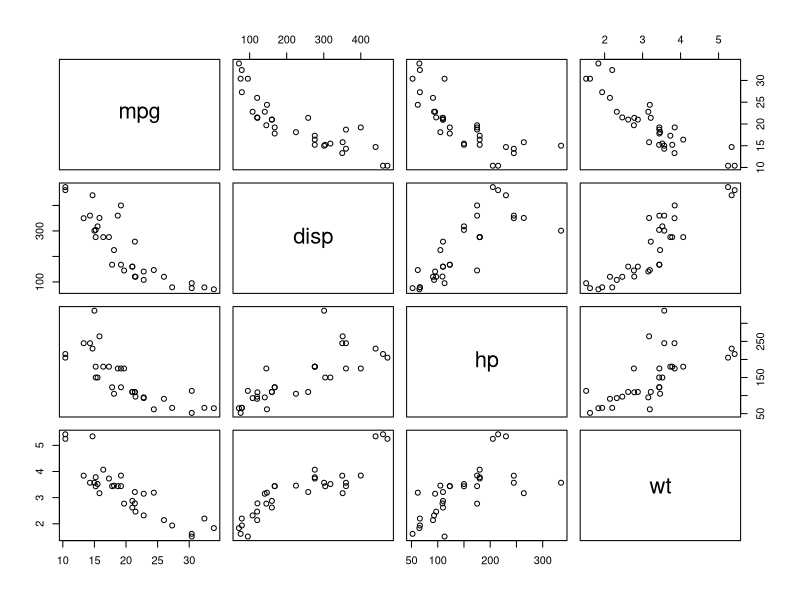
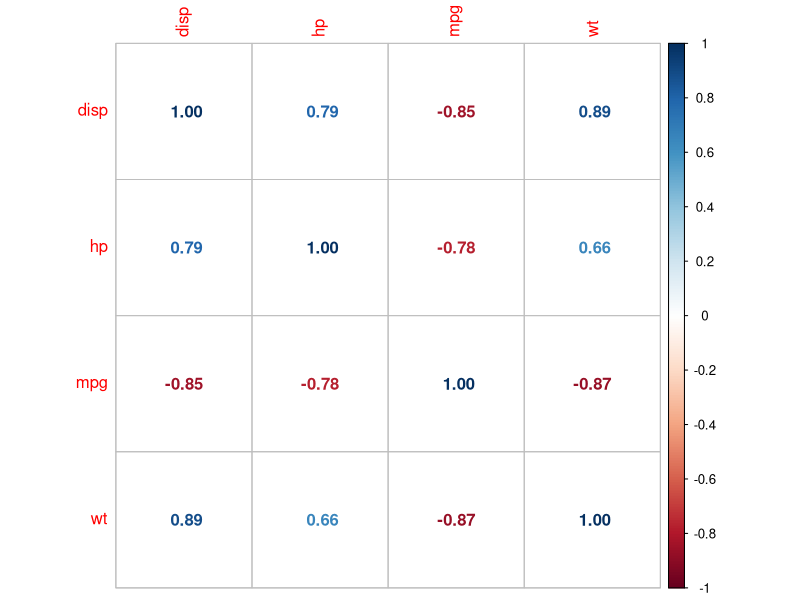
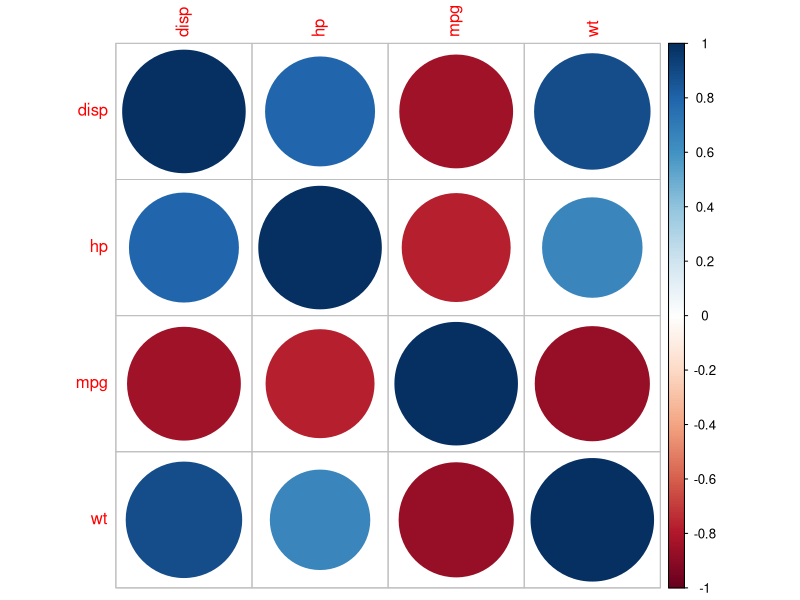

Write R code to recreate these figures, in order.
## CORRELAÇÃO COM R ##
# Primeiro, vamos carregar as bibliotecas
library(corrplot)
library(dplyr)
library(ggplot2)

# Base de dados mtcars
data(mtcars)

# Selecionar um subconjunto de variáveis para evitar o erro
selected_vars <- mtcars[, c("mpg", "disp", "hp", "wt")]

# Tabela de correlação com as variáveis selecionadas
correlation_matrix <- cor(selected_vars)
print(correlation_matrix)

# Gráficos de dispersão pareados das variáveis selecionadas
pairs(selected_vars)

# Gráfico de correlação (corrplot) das variáveis
corrplot(correlation_matrix, method = "number", order = 'alphabet')
corrplot(correlation_matrix, order = 'alphabet')

